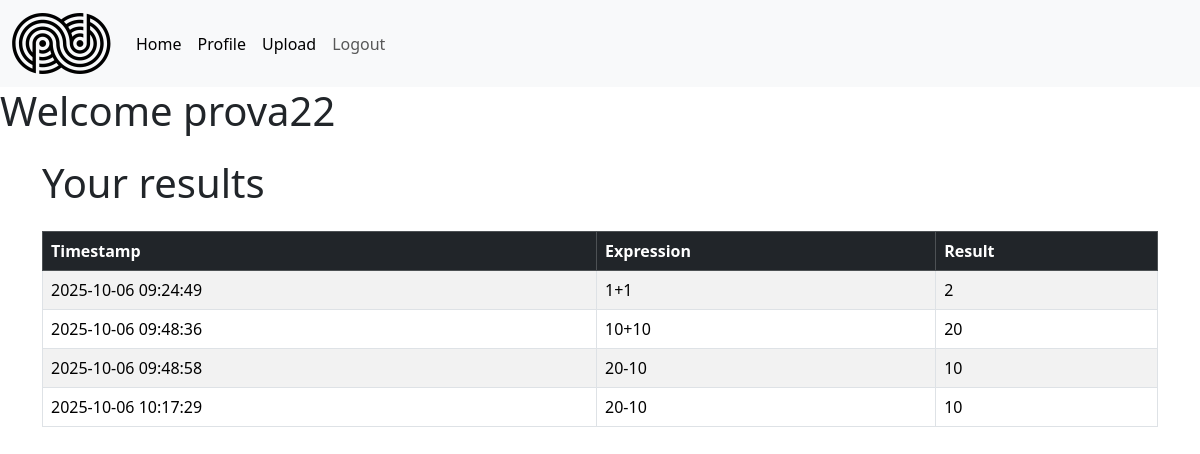
Screenshot of /auth/profile (signed in) with the database file from the repository.
### models/model.py (models this page shows, shortened)
class User(UserMixin, db.Model):
    id = db.Column(db.Integer, primary_key= True)
    username = db.Column(db.String(80), unique=True, nullable=False)
    email = db.Column(db.String(120), unique=True, nullable=False)
    password_hash = db.Column(db.String(128))  # Campo per la password criptata
    roles = db.relationship('Role', secondary=user_roles, backref=db.backref('users', lazy='dynamic'))
    def has_role(self, role_name):
        return any(role.name == role_name for role in self.roles)

class Result(db.Model):
    id = db.Column(db.Integer, primary_key=True)
    user_id = db.Column(db.Integer, db.ForeignKey('user.id'), nullable=False)
    expression = db.Column(db.String(255), nullable=False)
    result = db.Column(db.String(255), nullable=False)
    timestamp = db.Column(db.DateTime, default=datetime.datetime.utcnow)
    user = db.relationship('User', backref=db.backref('results', lazy='select'))

### routes/auth.py (the view)
@app.route('/profile')
@login_required
def profile():
    risultati=current_user.results
    return render_template('auth/profile.html', name=current_user.username, results=risultati)

### app.py (called while the page is built)
@login_manager.user_loader
def load_user(user_id):
    stmt = db.select(User).filter_by(id=user_id)
    user = db.session.execute(stmt).scalar_one_or_none()
    return user

### templates/auth/profile.html (shortened to what this page needs)
{% extends "base.html" %}
{% block content %}
<h1 class="title"> Welcome {{ name }} </h1>
    <div class="container mt-4">
        <h1 class="mb-4">Your results</h1>
        <table class="table table-striped table-bordered table-hover">
            <thead class="table-dark">
                <tr>
                    <th>Timestamp</th>
                    <th>Expression</th>
                    <th>Result</th>
                </tr>
            </thead>
            <tbody>
                {% for result in results %}
                <tr>
                    <td>{{ result.timestamp.strftime('%Y-%m-%d %H:%M:%S') }}</td>
                    <td>{{ result.expression }}</td>
                    <td>{{ result.result }}</td>
                </tr>
                {% else %}
                <tr>
                    <td colspan="4" class="text-center">Nessun risultato trovato</td>
                </tr>
                {% endfor %}
            </tbody>
        </table>
    </div>
{% endblock %}

### rows the page displays
User: username "prova22"
Result: timestamp "2025-10-06 09:24:49", expression "1+1", result "2"
Result: timestamp "2025-10-06 09:48:36", expression "10+10", result "20"
Result: timestamp "2025-10-06 09:48:58", expression "20-10", result "10"
Result: timestamp "2025-10-06 10:17:29", expression "20-10", result "10"
